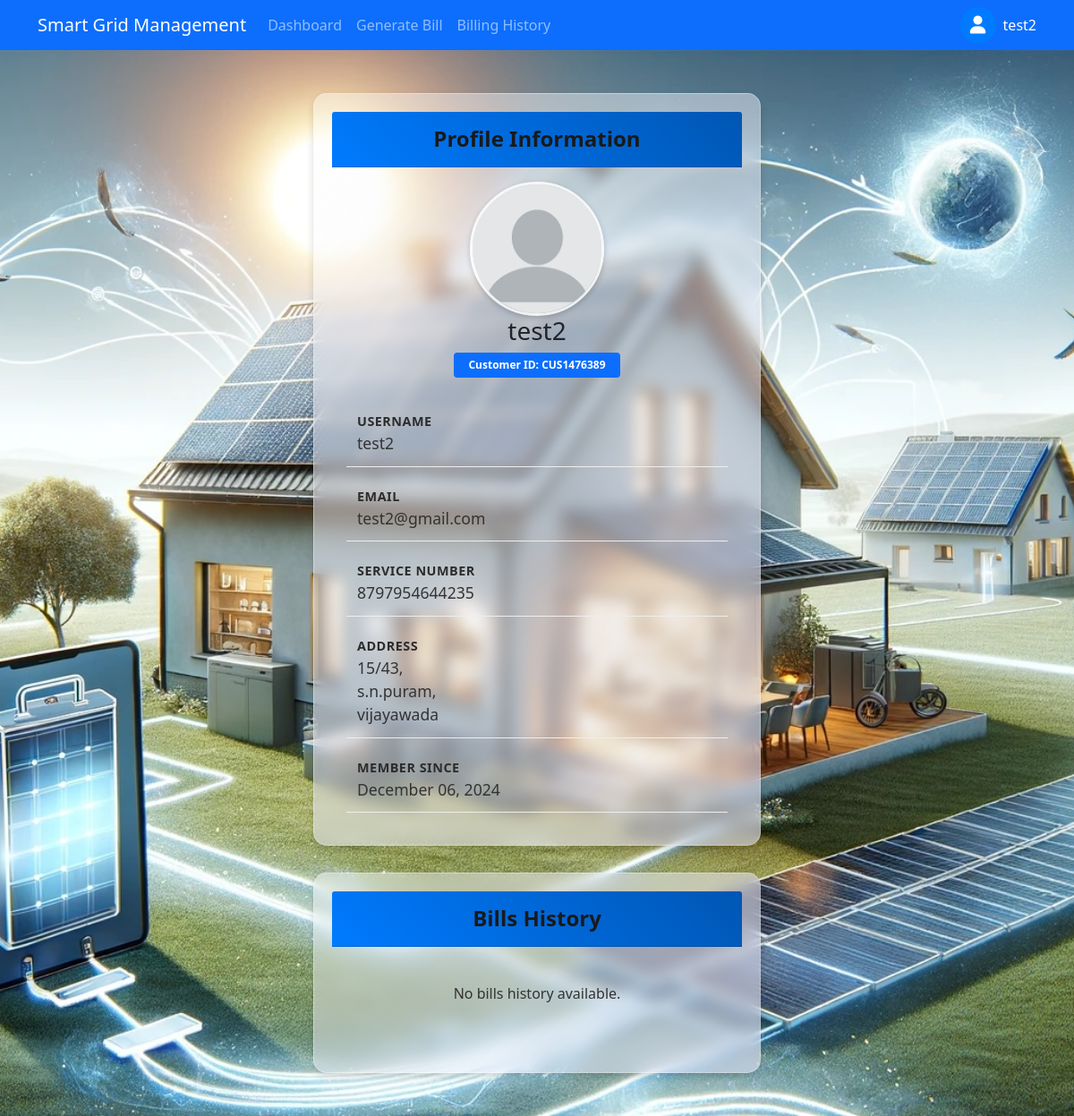
Page /profile/ (signed in) on the committed database.
### grid_management/models.py (models this page shows, shortened)
class UserProfile(models.Model):
    user = models.OneToOneField(User, on_delete=models.CASCADE)
    customer_id = models.CharField(max_length=10, unique=True, null=True, blank=True)
    full_name = models.CharField(max_length=100, default='')
    door_number = models.CharField(max_length=50)
    area_name = models.CharField(max_length=100)
    location = models.TextField()
    service_no = models.CharField(max_length=13, unique=True)

### grid_management/views.py (the view)
# urls.py: path('profile/', views.profile_view, name='profile'),
@login_required(login_url='grid_management:login')
def profile_view(request):
    try:
        user_profile = UserProfile.objects.get(user=request.user)
        consumption_data = PowerConsumption.objects.filter(
            user_profile=user_profile
        ).order_by('-timestamp')
        if consumption_data:
            monthly_consumption = {}
            for record in consumption_data:
                month_key = record.timestamp.strftime('%Y-%m')
                if month_key not in monthly_consumption:
                    monthly_consumption[month_key] = []
                monthly_consumption[month_key].append(record.actual_consumption)
            monthly_averages = {
                month: sum(values) / len(values)
                for month, values in monthly_consumption.items()
            }
        else:
            monthly_averages = {}
        context = {
            'user_profile': user_profile,
            'monthly_averages': monthly_averages,
            'recent_consumption': consumption_data[:30] if consumption_data else [],
            'page_title': 'User Profile',
            'active_tab': 'profile'
        }
        return render(request, 'grid_management/profile.html', context)
    except Exception as e:
        print(f"Error in profile view: {str(e)}")
        context = {
            'error_message': 'Failed to load profile data',
            'page_title': 'Error',
            'active_tab': 'profile'
        }
        return render(request, 'grid_management/profile.html', context)

### templates/grid_management/profile.html (shortened to what this page needs)
{% extends 'base.html' %}
{% load static %}
{% block content %}
<div class="container py-5">
    {% if error_message %}
    <div class="alert alert-danger" role="alert">
        {{ error_message }}
    </div>
    {% else %}
    <div class="row justify-content-center">
        <div class="col-md-8">
            <div class="card profile-card">
                <div class="card-header text-white py-3">
                    <h4 class="card-title mb-0 text-center">Profile Information</h4>
                </div>
                <div class="card-body">
                    <div class="text-center mb-4">
                        <img src="{% static 'images/profilepic.png' %}"
                             alt="Profile Picture"
                             class="profile-image"
                             style="width: 150px; height: 150px; border-radius: 50%; object-fit: cover; border: 3px solid rgba(255, 255, 255, 0.8); box-shadow: 0 2px 6px rgba(0,0,0,0.2);">
                        <h3 class="mb-2">{{ user_profile.full_name }}</h3>
                        <span class="badge bg-primary px-3 py-2">Customer ID: {{ user_profile.customer_id }}</span>
                    </div>
                    <div class="profile-details">
                        <div class="mb-2">
                            <label class="label-text">Username</label>
                            <p class="mb-0 value-text">{{ user_profile.user.username }}</p>
                        </div>
                        <div class="mb-2">
                            <label class="label-text">Email</label>
                            <p class="mb-0 value-text">{{ user_profile.user.email }}</p>
                        </div>
                        <div class="mb-2">
                            <label class="label-text">Service Number</label>
                            <p class="mb-0 value-text">{{ user_profile.service_no }}</p>
                        </div>
                        <div class="mb-2">
                            <label class="label-text">Address</label>
                            <p class="mb-0 value-text">
                                {{ user_profile.door_number }},<br>
                                {{ user_profile.area_name }},<br>
                                {{ user_profile.location }}
                            </p>
                        </div>
                        <div>
                            <label class="label-text">Member Since</label>
                            <p class="mb-0 value-text">{{ user_profile.user.date_joined|date:"F d, Y" }}</p>
                        </div>
                    </div>
                </div>
            </div>
        </div>
        <div class="col-md-8">
            <div class="card profile-card bills-card">
                <div class="card-header text-white py-3">
                    <h4 class="card-title mb-0 text-center">Bills History</h4>
                </div>
                <div class="card-body">
                    {% if bills %}
                        {% for bill in bills %}
                            <div class="bill-item">
                                <div class="d-flex justify-content-between align-items-center">
                                    <div>
                                        <div class="bill-date">{{ bill.billing_date|date:"F d, Y" }}</div>
                                        <div>Bill No: #{{ bill.bill_number }}</div>
                                        <div>Units Consumed: {{ bill.units_consumed }} kWh</div>
                                    </div>
                                    <div class="text-end">
                                        <div class="bill-amount">₹{{ bill.amount }}</div>
                                        <span class="bill-status {% if bill.is_paid %}status-paid{% else %}status-pending{% endif %}">
                                            {{ bill.is_paid|yesno:"Paid,Pending" }}
                                        </span>
                                    </div>
                                </div>
                            </div>
                        {% endfor %}
                    {% else %}
                        <div class="text-center py-4">
                            <p>No bills history available.</p>
                        </div>
                    {% endif %}
                </div>
            </div>
        </div>
    </div>
    {% endif %}
</div>
{% endblock %}

### templates/base.html (shortened to what this page needs)
<!DOCTYPE html>
<html lang="en">
<head>
    <link href="https://cdn.jsdelivr.net/npm/bootstrap@5.1.3/dist/css/bootstrap.min.css" rel="stylesheet">
    <link href="https://cdnjs.cloudflare.com/ajax/libs/font-awesome/6.0.0/css/all.min.css" rel="stylesheet">
</head>
<body>
    <nav class="navbar navbar-expand-lg navbar-dark bg-primary">
        <div class="container">
            <a class="navbar-brand" href="/">Smart Grid Management</a>
            <div class="collapse navbar-collapse" id="navbarNav">
                <ul class="navbar-nav me-auto">
                    <li class="nav-item">
                        <a class="nav-link" href="/">Dashboard</a>
                    </li>
                    <li class="nav-item">
                        <a class="nav-link" href="/bill_generation/">Generate Bill</a>
                    </li>
                    <li class="nav-item">
                        <a class="nav-link" href="/previous_bills/">Billing History</a>
                    </li>
                </ul>
                {% if user.is_authenticated %}
                <div class="nav-item dropdown profile-dropdown">
                    <div class="d-flex align-items-center" data-bs-toggle="dropdown">
                        <div class="profile-icon me-2">
                            <i class="fas fa-user"></i>
                        </div>
                        <span class="text-white">{{ user.username }}</span>
                    </div>
                </div>
                {% else %}
                <div class="d-flex">
                    <a href="/login/" class="btn btn-outline-light me-2">Login</a>
                    <a href="/signup/" class="btn btn-light">Sign Up</a>
                </div>
                {% endif %}
            </div>
        </div>
    </nav>
    {% block content %}
    {% endblock %}
</body>
</html>

### templates/base.html (style rules this page uses)
.profile-dropdown { cursor: pointer; }
.profile-icon { width: 40px; height: 40px; background-color: #007bff; color: white; border-radius: 50%; display: flex; align-items: center; justify-content: center; font-size: 20px; }

### rows in the picture
UserProfile: full_name "test2", customer_id "CUS1476389", user.username "test2", user.email "test2@gmail.com", service_no "8797954644235", door_number "15/43", area_name "s.n.puram", location "vijayawada", user.date_joined "December 06, 2024"

### other values in the picture
{{ user.username }} "test2"
